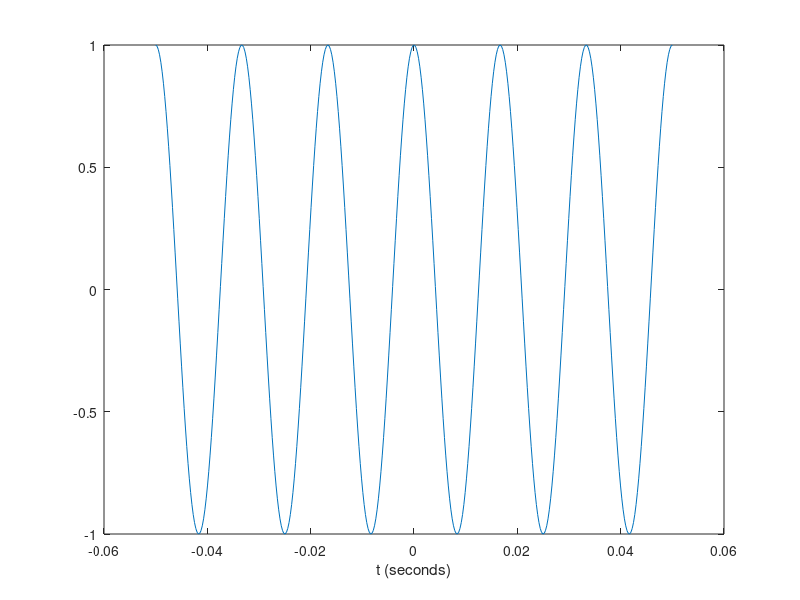
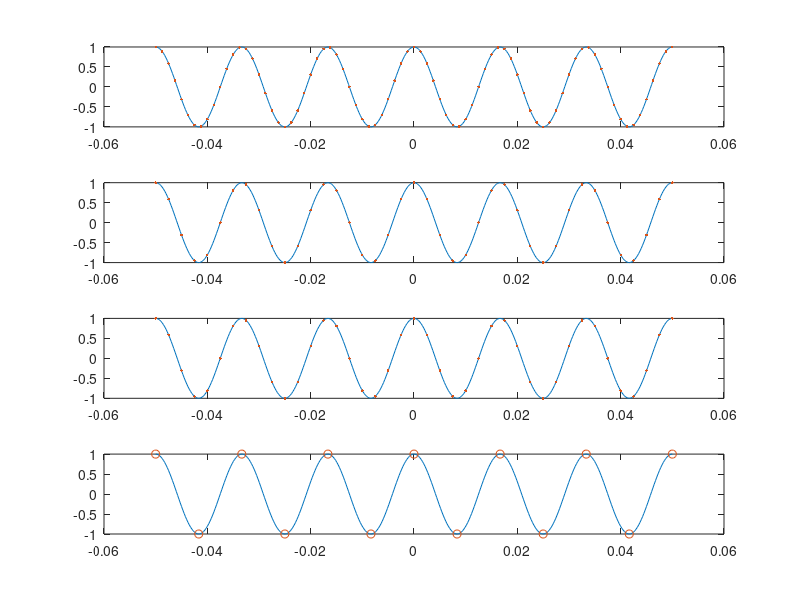
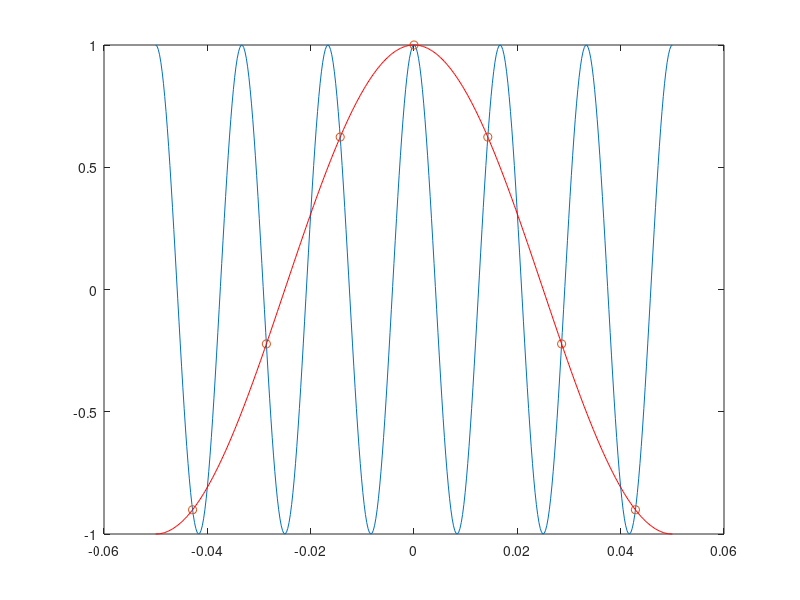

These figures' MATLAB source, in order:
% start with a continuous-time cosine signal at 60 Hz.
% from: http://blogs.mathworks.com/steve/2010/03/03/aliasing-and-a-sampled-cosine-signal/

% Signal spesification
f = 60;  % Hz
tmin = -0.05;
tmax = 0.05;
t = linspace(tmin, tmax, 400);
x_c = cos(2*pi*f * t);
figure(1); plot(t,x_c)
xlabel('t (seconds)')

% Let's sample with a sampling frequency of 800 Hz. 
T = 1/800;
nmin = ceil(tmin / T);
nmax = floor(tmax / T);
n = nmin:nmax;
x1 = cos(2*pi*f * n*T);
figure(2); 
subplot(411);
plot(t,x_c)
hold on
plot(n*T,x1,'.')
hold off

% with 400 Hz
T = 1/400;
nmin = ceil(tmin / T);
nmax = floor(tmax / T);
n = nmin:nmax;
x1 = cos(2*pi*f * n*T);
subplot(412); 
plot(t, x_c)
hold on;
plot(n*T, x1, '.')
hold off

% sampled with lower frequency
T = 1/400;
nmin = ceil(tmin / T);
nmax = floor(tmax / T);
n = nmin:nmax;
x1 = cos(2*pi*f * n*T);
subplot(413)
plot(t, x_c)
hold on
plot(n*T, x1, '.')
hold off

% with 120 Hz
T = 1/120;
nmin = ceil(tmin / T);
nmax = floor(tmax / T);
n = nmin:nmax;
x1 = cos(2*pi*f * n*T);
subplot(414)
plot(t, x_c)
hold on
plot(n*T, x1, 'o')
hold off

% Sampled with 70 Hz -- > aliasing (undersampled)
T = 1/70;
nmin = ceil(tmin / T);
nmax = floor(tmax / T);
n = nmin:nmax;
x1 = cos(2*pi*f * n*T);
figure(3)
plot(t, x_c)
hold on
plot(n*T, x1, 'o')
hold on
x_c = cos(2*pi*10 * t);
plot(t, x_c, '-r')
hold off